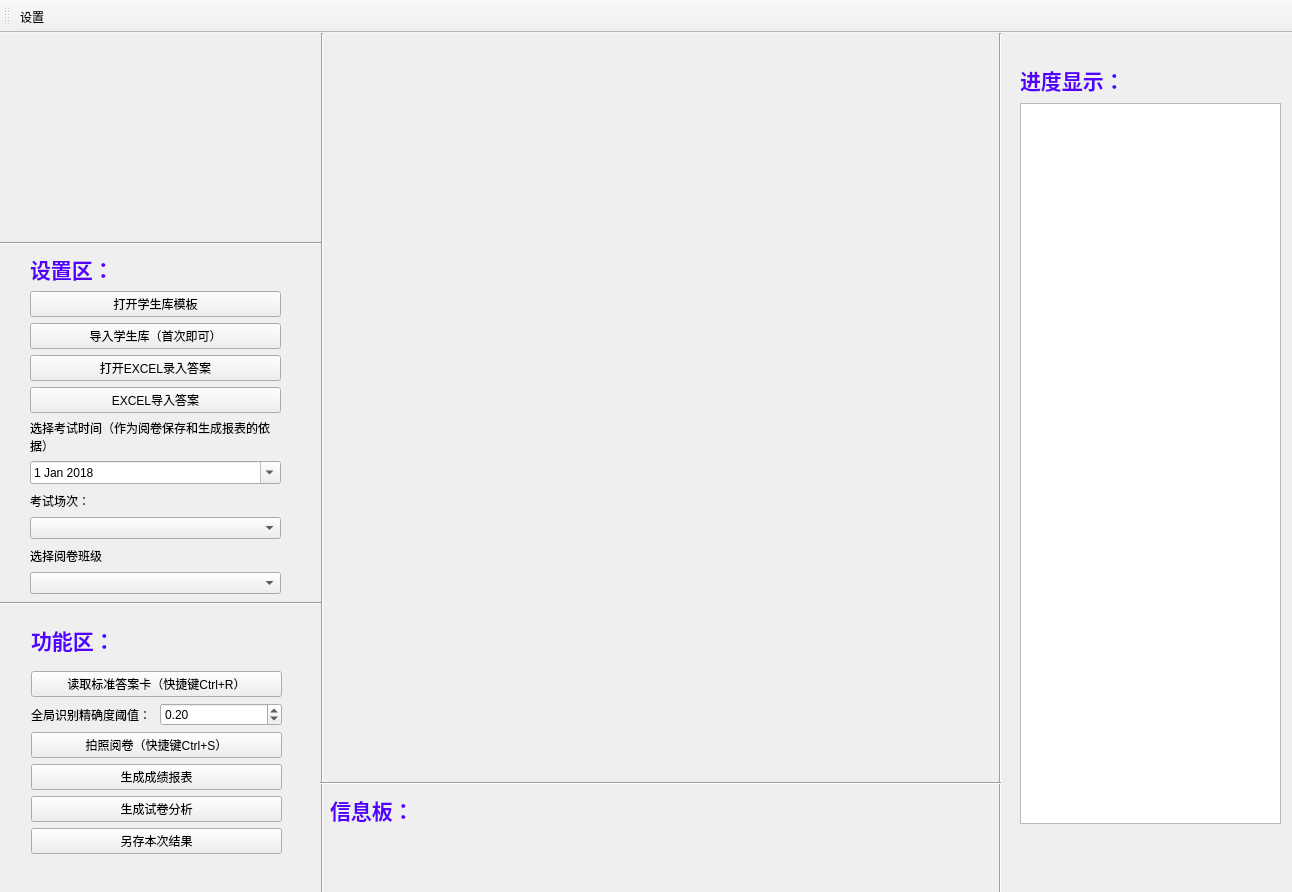
<?xml version="1.0" encoding="UTF-8"?>
<ui version="4.0">
 <class>MainWindow</class>
 <widget class="QMainWindow" name="MainWindow">
  <property name="geometry">
   <rect>
    <x>0</x>
    <y>0</y>
    <width>1292</width>
    <height>892</height>
   </rect>
  </property>
  <property name="windowTitle">
   <string>多宝照片阅卷（摄像头版）</string>
  </property>
  <widget class="QWidget" name="centralWidget">
   <widget class="Line" name="line">
    <property name="geometry">
     <rect>
      <x>312</x>
      <y>0</y>
      <width>21</width>
      <height>871</height>
     </rect>
    </property>
    <property name="sizePolicy">
     <sizepolicy hsizetype="Expanding" vsizetype="Expanding">
      <horstretch>0</horstretch>
      <verstretch>0</verstretch>
     </sizepolicy>
    </property>
    <property name="midLineWidth">
     <number>0</number>
    </property>
    <property name="orientation">
     <enum>Qt::Vertical</enum>
    </property>
   </widget>
   <widget class="Line" name="line_2">
    <property name="geometry">
     <rect>
      <x>0</x>
      <y>200</y>
      <width>321</width>
      <height>20</height>
     </rect>
    </property>
    <property name="orientation">
     <enum>Qt::Horizontal</enum>
    </property>
   </widget>
   <widget class="Line" name="line_3">
    <property name="geometry">
     <rect>
      <x>0</x>
      <y>560</y>
      <width>321</width>
      <height>20</height>
     </rect>
    </property>
    <property name="orientation">
     <enum>Qt::Horizontal</enum>
    </property>
   </widget>
   <widget class="Line" name="line_4">
    <property name="geometry">
     <rect>
      <x>990</x>
      <y>0</y>
      <width>21</width>
      <height>891</height>
     </rect>
    </property>
    <property name="sizePolicy">
     <sizepolicy hsizetype="Expanding" vsizetype="Expanding">
      <horstretch>0</horstretch>
      <verstretch>0</verstretch>
     </sizepolicy>
    </property>
    <property name="midLineWidth">
     <number>0</number>
    </property>
    <property name="orientation">
     <enum>Qt::Vertical</enum>
    </property>
   </widget>
   <widget class="QLabel" name="label_7">
    <property name="geometry">
     <rect>
      <x>1020</x>
      <y>30</y>
      <width>249</width>
      <height>34</height>
     </rect>
    </property>
    <property name="text">
     <string>&lt;html&gt;&lt;head/&gt;&lt;body&gt;&lt;p&gt;&lt;span style=&quot; font-size:16pt; font-weight:600; color:#5500ff;&quot;&gt;进度显示：&lt;/span&gt;&lt;/p&gt;&lt;/body&gt;&lt;/html&gt;</string>
    </property>
   </widget>
   <widget class="Line" name="line_5">
    <property name="geometry">
     <rect>
      <x>320</x>
      <y>740</y>
      <width>681</width>
      <height>20</height>
     </rect>
    </property>
    <property name="orientation">
     <enum>Qt::Horizontal</enum>
    </property>
   </widget>
   <widget class="QLabel" name="label_4">
    <property name="geometry">
     <rect>
      <x>351</x>
      <y>804</y>
      <width>81</width>
      <height>21</height>
     </rect>
    </property>
    <property name="font">
     <font>
      <family>新宋体</family>
      <pointsize>10</pointsize>
     </font>
    </property>
    <property name="text">
     <string/>
    </property>
   </widget>
   <widget class="QLabel" name="label_8">
    <property name="geometry">
     <rect>
      <x>330</x>
      <y>760</y>
      <width>249</width>
      <height>34</height>
     </rect>
    </property>
    <property name="text">
     <string>&lt;html&gt;&lt;head/&gt;&lt;body&gt;&lt;p&gt;&lt;span style=&quot; font-size:16pt; font-weight:600; color:#5500ff;&quot;&gt;信息板：&lt;/span&gt;&lt;/p&gt;&lt;/body&gt;&lt;/html&gt;</string>
    </property>
   </widget>
   <widget class="QListView" name="listView">
    <property name="geometry">
     <rect>
      <x>1020</x>
      <y>70</y>
      <width>261</width>
      <height>721</height>
     </rect>
    </property>
   </widget>
   <widget class="QScrollArea" name="scrollArea">
    <property name="geometry">
     <rect>
      <x>490</x>
      <y>796</y>
      <width>261</width>
      <height>51</height>
     </rect>
    </property>
    <property name="frameShape">
     <enum>QFrame::NoFrame</enum>
    </property>
    <property name="lineWidth">
     <number>0</number>
    </property>
    <property name="widgetResizable">
     <bool>true</bool>
    </property>
    <widget class="QWidget" name="scrollAreaWidgetContents">
     <property name="geometry">
      <rect>
       <x>0</x>
       <y>0</y>
       <width>261</width>
       <height>51</height>
      </rect>
     </property>
    </widget>
   </widget>
   <widget class="QWidget" name="layoutWidget">
    <property name="geometry">
     <rect>
      <x>30</x>
      <y>220</y>
      <width>251</width>
      <height>341</height>
     </rect>
    </property>
    <layout class="QVBoxLayout" name="verticalLayout">
     <item>
      <widget class="QLabel" name="label_3">
       <property name="text">
        <string>&lt;html&gt;&lt;head/&gt;&lt;body&gt;&lt;p&gt;&lt;span style=&quot; font-size:16pt; font-weight:600; color:#5500ff;&quot;&gt;设置区：&lt;/span&gt;&lt;/p&gt;&lt;/body&gt;&lt;/html&gt;</string>
       </property>
      </widget>
     </item>
     <item>
      <widget class="QPushButton" name="pushButton_8">
       <property name="text">
        <string>打开学生库模板</string>
       </property>
      </widget>
     </item>
     <item>
      <widget class="QPushButton" name="pushButton">
       <property name="text">
        <string>导入学生库（首次即可）</string>
       </property>
      </widget>
     </item>
     <item>
      <widget class="QPushButton" name="pushButton_1">
       <property name="text">
        <string>打开EXCEL录入答案</string>
       </property>
      </widget>
     </item>
     <item>
      <widget class="QPushButton" name="pushButton_2">
       <property name="text">
        <string>EXCEL导入答案</string>
       </property>
      </widget>
     </item>
     <item>
      <widget class="QLabel" name="label">
       <property name="layoutDirection">
        <enum>Qt::LeftToRight</enum>
       </property>
       <property name="autoFillBackground">
        <bool>false</bool>
       </property>
       <property name="lineWidth">
        <number>3</number>
       </property>
       <property name="text">
        <string>选择考试时间（作为阅卷保存和生成报表的依据）</string>
       </property>
       <property name="textFormat">
        <enum>Qt::PlainText</enum>
       </property>
       <property name="scaledContents">
        <bool>false</bool>
       </property>
       <property name="wordWrap">
        <bool>true</bool>
       </property>
      </widget>
     </item>
     <item>
      <widget class="QDateEdit" name="dateEdit">
       <property name="showGroupSeparator" stdset="0">
        <bool>false</bool>
       </property>
       <property name="dateTime">
        <datetime>
         <hour>0</hour>
         <minute>0</minute>
         <second>0</second>
         <year>2018</year>
         <month>1</month>
         <day>1</day>
        </datetime>
       </property>
       <property name="calendarPopup">
        <bool>true</bool>
       </property>
      </widget>
     </item>
     <item>
      <widget class="QLabel" name="label_6">
       <property name="layoutDirection">
        <enum>Qt::LeftToRight</enum>
       </property>
       <property name="autoFillBackground">
        <bool>false</bool>
       </property>
       <property name="lineWidth">
        <number>3</number>
       </property>
       <property name="text">
        <string>考试场次：</string>
       </property>
       <property name="textFormat">
        <enum>Qt::PlainText</enum>
       </property>
       <property name="scaledContents">
        <bool>false</bool>
       </property>
       <property name="wordWrap">
        <bool>true</bool>
       </property>
      </widget>
     </item>
     <item>
      <widget class="QComboBox" name="comboBox">
       <property name="currentText">
        <string/>
       </property>
      </widget>
     </item>
     <item>
      <widget class="QLabel" name="label_5">
       <property name="layoutDirection">
        <enum>Qt::LeftToRight</enum>
       </property>
       <property name="autoFillBackground">
        <bool>false</bool>
       </property>
       <property name="lineWidth">
        <number>3</number>
       </property>
       <property name="text">
        <string>选择阅卷班级</string>
       </property>
       <property name="textFormat">
        <enum>Qt::PlainText</enum>
       </property>
       <property name="scaledContents">
        <bool>false</bool>
       </property>
       <property name="wordWrap">
        <bool>true</bool>
       </property>
      </widget>
     </item>
     <item>
      <widget class="QComboBox" name="comboBox_2"/>
     </item>
    </layout>
   </widget>
   <widget class="QWidget" name="layoutWidget">
    <property name="geometry">
     <rect>
      <x>31</x>
      <y>583</y>
      <width>251</width>
      <height>238</height>
     </rect>
    </property>
    <layout class="QVBoxLayout" name="verticalLayout_2">
     <item>
      <widget class="QLabel" name="label_9">
       <property name="text">
        <string>&lt;html&gt;&lt;head/&gt;&lt;body&gt;&lt;p&gt;&lt;span style=&quot; font-size:16pt; font-weight:600; color:#5500ff;&quot;&gt;功能区：&lt;/span&gt;&lt;/p&gt;&lt;/body&gt;&lt;/html&gt;</string>
       </property>
      </widget>
     </item>
     <item>
      <widget class="QPushButton" name="pushButton_3">
       <property name="text">
        <string>读取标准答案卡（快捷键Ctrl+R）</string>
       </property>
      </widget>
     </item>
     <item>
      <layout class="QHBoxLayout" name="horizontalLayout">
       <item>
        <widget class="QLabel" name="label_2">
         <property name="text">
          <string>全局识别精确度阈值：</string>
         </property>
        </widget>
       </item>
       <item>
        <widget class="QDoubleSpinBox" name="doubleSpinBox">
         <property name="decimals">
          <number>2</number>
         </property>
         <property name="minimum">
          <double>0.100000000000000</double>
         </property>
         <property name="maximum">
          <double>1.000000000000000</double>
         </property>
         <property name="singleStep">
          <double>0.010000000000000</double>
         </property>
         <property name="value">
          <double>0.200000000000000</double>
         </property>
        </widget>
       </item>
      </layout>
     </item>
     <item>
      <widget class="QPushButton" name="pushButton_4">
       <property name="text">
        <string>拍照阅卷（快捷键Ctrl+S）</string>
       </property>
      </widget>
     </item>
     <item>
      <widget class="QPushButton" name="pushButton_5">
       <property name="text">
        <string>生成成绩报表</string>
       </property>
      </widget>
     </item>
     <item>
      <widget class="QPushButton" name="pushButton_6">
       <property name="text">
        <string>生成试卷分析</string>
       </property>
      </widget>
     </item>
     <item>
      <widget class="QPushButton" name="pushButton_saveas">
       <property name="text">
        <string>另存本次结果</string>
       </property>
      </widget>
     </item>
    </layout>
   </widget>
   <zorder>line</zorder>
   <zorder>line_2</zorder>
   <zorder>line_3</zorder>
   <zorder>line_4</zorder>
   <zorder>label_7</zorder>
   <zorder>line_5</zorder>
   <zorder>label_4</zorder>
   <zorder>label_8</zorder>
   <zorder>listView</zorder>
   <zorder>layoutWidget</zorder>
   <zorder>layoutWidget</zorder>
   <zorder>scrollArea</zorder>
  </widget>
  <widget class="QToolBar" name="toolBar">
   <property name="windowTitle">
    <string>toolBar</string>
   </property>
   <attribute name="toolBarArea">
    <enum>TopToolBarArea</enum>
   </attribute>
   <attribute name="toolBarBreak">
    <bool>false</bool>
   </attribute>
   <addaction name="setupAction"/>
  </widget>
  <action name="setupAction">
   <property name="icon">
    <iconset>
     <normaloff>icons/tool.png</normaloff>icons/tool.png</iconset>
   </property>
   <property name="text">
    <string>设置</string>
   </property>
   <property name="toolTip">
    <string>设置卡参数</string>
   </property>
  </action>
 </widget>
 <resources/>
 <connections/>
</ui>
